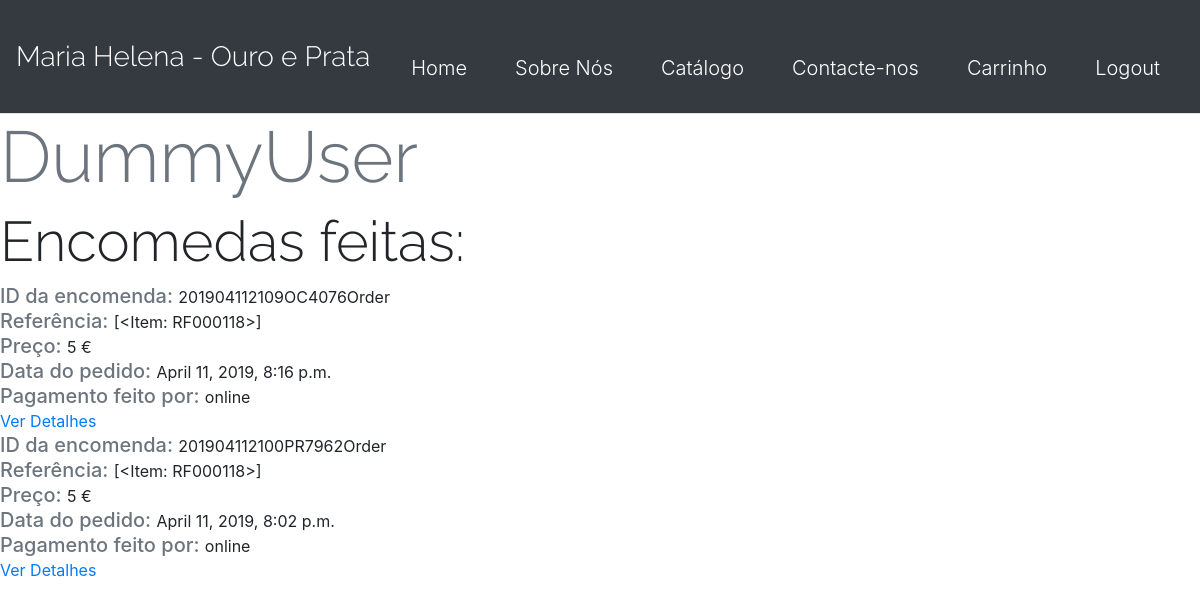
Screenshot of /profile/ (signed in) with the database file from the repository.
### payments/models.py (models this page shows, shortened)
class Order(models.Model):
	ORDERED_THROUGH = (
		('online', 'Online'),
		('ctt', 'CTT')
		)
	DISTRITO = (
		('Aveiro', 'Aveiro'),
		('Beja', 'Beja'),
		('Braga', 'Braga'),
		('Bragança', 'Bragança'),
		('Castelo Branco', 'Castelo Branco'),
		('Coimbra', 'Coimbra'),
		('Évora', 'Évora'),
		('Faro', 'Faro'),
		('Guarda', 'Guarda'),
		('Leiria', 'Leiria'),
		('Lisboa', 'Lisboa'),
		('Portalegre', 'Portalegre'),
		('Porto', 'Porto'),
		('Santarém', 'Santarém'),
		('Setúbal', 'Setúbal'),
		('Viana do Castelo', 'Viana do Castelo'),
		('Vila Real', 'Vila Real'),
		('Viseu', 'Viseu'),
		('Ilha da Madeira', 'Ilha da Madeira'),
		('Ilha de Porto Santo', 'Ilha de Porto Santo'),
		('Ilha de Santa Maria', 'Ilha de Santa Maria'),
		('Ilha de São Miguel', 'Ilha de São Miguel'),
		('Ilha Terceira', 'Ilha Terceira'),
		('Ilha da Graciosa', 'Ilha da Graciosa'),
		('Ilha de São Jorge', 'Ilha de São Jorge'),
		('Ilha do Pico', 'Ilha do Pico'),
		('Ilha do Faial', 'Ilha do Faial'),
		('Ilha das Flores', 'Ilha das Flores'),
		('Ilha do Corvo', 'Ilha do Corvo'),
		)
	order_id = models.CharField(max_length=100, null=False, default='Code_order')
	nome_completo = models.CharField(max_length=150, null=False)
	email = models.EmailField(default='')
	rua = models.CharField(max_length=300, null=False, default = '')
	numero = models.IntegerField(blank=True, null=True, default=0)
	andar = models.IntegerField(blank=True, null=True, default=0)
	localidade = models.CharField(max_length=60, null=False, default = '')
	distrito = models.CharField(choices=DISTRITO, max_length=30, null=False, default = '')
	morada = models.IntegerField(blank=True, null=True, default=0)
	codigo_postal_1 = models.IntegerField(blank=True, null=True, default=1000) #raise an error if codigo_postal != intenger
	codigo_postal_2 = models.IntegerField(blank=True, null=True, default=100)
	user = models.ForeignKey(User, null=True, blank=True, on_delete=models.SET_NULL)
	cart = models.ForeignKey(Cart, null=True, on_delete=models.SET_NULL)
	items = models.CharField(max_length=500, null=False, default='') #, on_delete=models.SET_NULL)  #add items to the order, so we know what was being ordered
	total = models.IntegerField(blank=True, null=True)
	is_ordered = models.BooleanField(default=False)
	ordered_through = models.CharField(choices=ORDERED_THROUGH, max_length=10, null=False, default = '')
	timestamp = models.DateTimeField(auto_now_add=True)
	slug = models.SlugField(max_length=100, default='')

### payments/views.py (the view)
# urls.py: path('profile/', payment_views.ProfileView , name='profile'),
def ProfileView(request):
	user = request.user
	order = Order.objects.all().filter(user=user)[0:].order_by('-timestamp')
	context = {
		'user':user,
		'order':order,
	}
	template = 'payments/profile.html'
	return render(request, template, context)

### payments/templates/payments/profile.html (shortened to what this page needs)
{% extends 'catalog/navbar.html'%}
{% load static %}
{% load crispy_forms_tags %}
{% block content %}
<h1 class='display-3 text-muted'>{{user.username}}</h1>
<h1 class='display-4'> Encomedas feitas: </h1>
{% for o in order %}
	{% if o.is_ordered == True and o.total > 0 %}
		<span class='text-muted h5'> ID da encomenda: </span> <span> {{o.order_id}} </span> <br>
		<span class='text-muted h5'> Referência: </span> <span> {{o.items}} </span> <br>
		<span class='text-muted h5'> Preço: </span> <span> {{o.total}} €</span> <br>
		<span class='text-muted h5'> Data do pedido: </span> <span> {{o.timestamp}} </span> <br>
		<span class='text-muted h5'> Pagamento feito por: </span> <span> {{o.ordered_through}} </span> <br>
		<a href="{% url 'profile_orders' slug=o.slug %}"> Ver Detalhes </a>
	{% endif%}
{% endfor %}
{% endblock content%}

### catalog/static/catalog/main.css (style rules this page uses)
h1 { font-family: raleway; }
a { font-color: yellow; }

### rows the page displays
Order: order_id "201904112109OC4076Order", items "[<Item: RF000118>]", total "5", timestamp "April 11, 2019, 8:16 p.m.", ordered_through "online"
Order: order_id "201904112100PR7962Order", items "[<Item: RF000118>]", total "5", timestamp "April 11, 2019, 8:02 p.m.", ordered_through "online"

### other values shown
{{ user.username }} "DummyUser"
